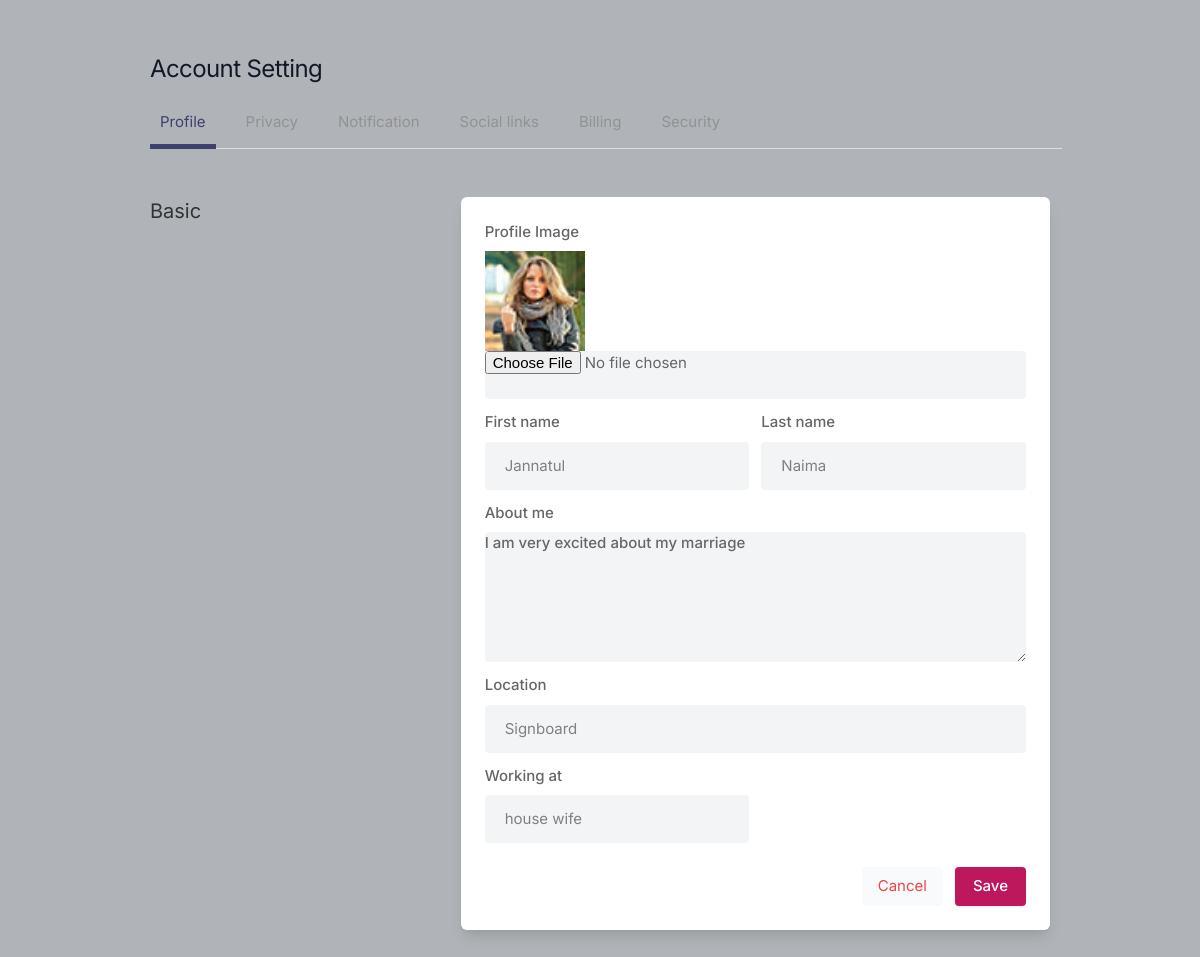
Page /settings (signed in) on the earlier database version.
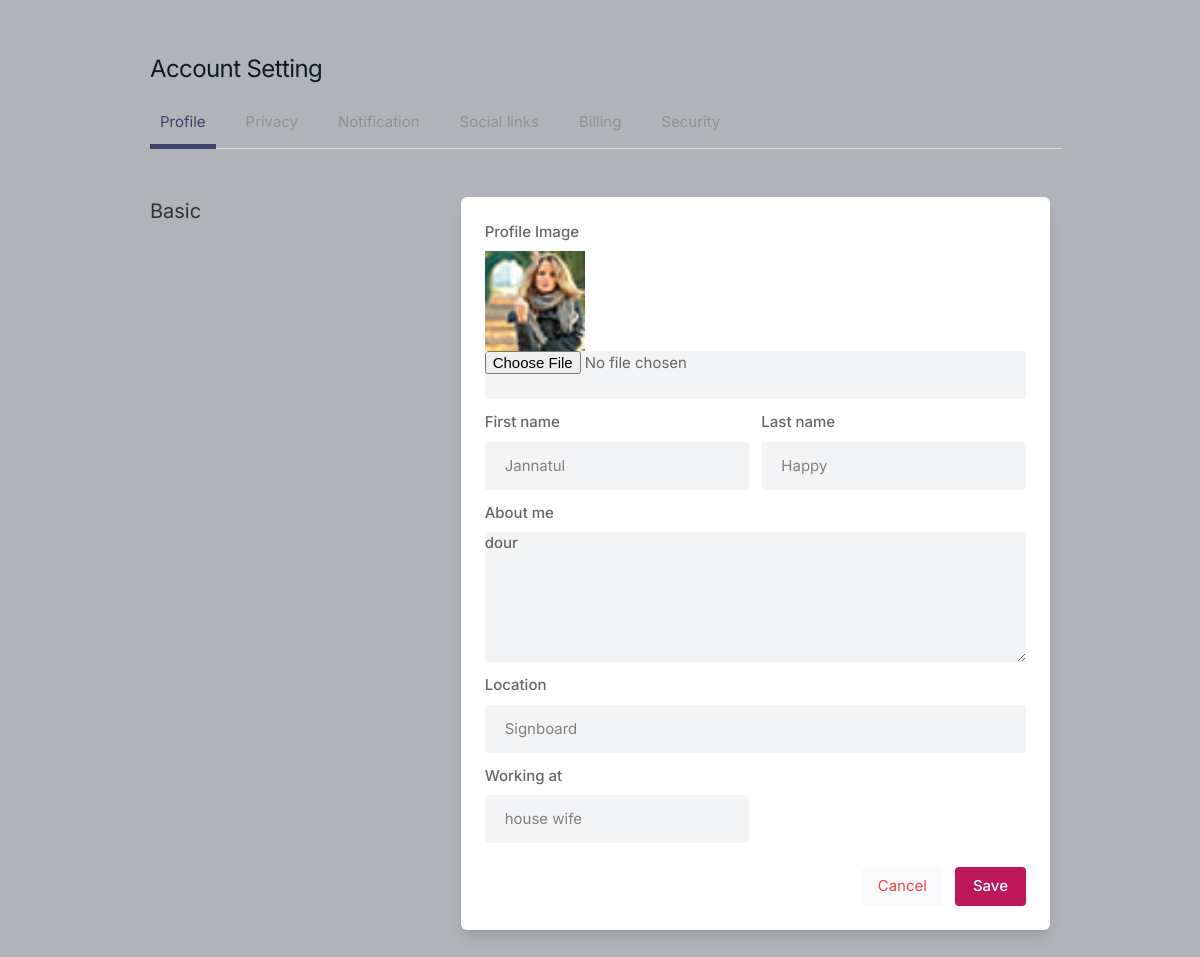
Same page on the later database version.
### core/models.py (models this page shows, shortened)
class CustomUser(AbstractBaseUser,PermissionsMixin,models.Model):
    email = models.EmailField(max_length=100,unique=True,primary_key = True)
    user_name = models.CharField(max_length=100,unique=True)
    profileimg = models.ImageField(upload_to="profile_img",default="blank-profile-picture.png")
    password = models.CharField(max_length = 100)
    first_name = models.CharField(max_length=20,blank=True,null=True)
    last_name = models.CharField(max_length=20,blank=True,null=True)
    bio = models.CharField(max_length=100,blank=True,null=True)
    location = models.CharField(max_length=50,blank=True,null=True)
    occupation = models.CharField(max_length=20,blank=True,null=True)
    relationship = models.CharField(max_length=20,blank=True,null=True)
    has_joined = models.DateField(default = datetime.now)
    is_active = models.BooleanField(default=True)
    is_superuser = models.BooleanField(default=False)
    is_staff = models.BooleanField(default=False)
    USERNAME_FIELD = 'email'
    REQUIRED_FIELDS = []
    objects = CustomUserManager()
    class Meta(AbstractBaseUser.Meta):
        verbose_name = 'User'
        verbose_name_plural = 'Users'

### core/views.py (the view, shortened to what this page needs)
# urls.py: path('settings',views.settings,name='settings'),
@login_required(login_url='signin')
def settings(request):
    user_obj = CustomUser.objects.get(email = request.user.email)
    return render(request,'setting.html',{"user_obj":user_obj})

### templates/setting.html (shortened to what this page needs)
{% load static %}
<!DOCTYPE html>
<html lang="en">
<head>
    <link rel="stylesheet" href="{% static 'assets/css/icons.css' %}">
    <link rel="stylesheet" href="{% static 'assets/css/uikit.css' %}">
    <link rel="stylesheet" href="{% static 'assets/css/style.css' %}">
    <link rel="stylesheet" href="{% static 'assets/css/tailwind.css' %}">
</head>
<body>
            <div class="container m-auto">
                <h1 class="text-2xl leading-none text-gray-900 tracking-tight mt-3"> Account Setting </h1>
                <ul class="mt-5 -mr-3 flex-nowrap lg:overflow-hidden overflow-x-scroll uk-tab">
                    <li class="uk-active"><a href="#">Profile</a></li>
                    <li><a href="#">Privacy</a></li>
                    <li><a href="#">Notification</a></li>
                    <li><a href="#">Social links</a></li>
                    <li><a href="#">Billing</a></li>
                    <li><a href="#">Security</a></li>
                </ul>
                <div class="grid lg:grid-cols-3 mt-12 gap-8">
                    <div>
                        <h3 class="text-xl mb-2"> Basic</h3>
                    </div>
                    <div class="bg-white rounded-md lg:shadow-lg shadow col-span-2">
                        <form action="settings" method="POST" enctype="multipart/form-data">
                            <div class="grid grid-cols-2 gap-3 lg:p-6 p-4">
                                <div class="col-span-2">
                                    <label for=""> Profile Image</label>
                                    <img width="100" height="100" src="{{user_obj.profileimg.url}}" alt="no Picture" >
                                    <input type="file" name="image" class="shadow-none bg-gray-100">
                                </div>
                                 <div>
                                        <label for=""> First name</label>
                                        <input type="text" name="fname" value="{{user_obj.first_name}}" placeholder="First name" class="shadow-none bg-gray-100">
                                </div>
                                <div>
                                    <label for=""> Last name</label>
                                    <input type="text" name="lname" placeholder="Last name" value="{{user_obj.last_name}}" class="shadow-none bg-gray-100">
                                </div>
                                <div class="col-span-2">
                                        <label for="about">About me</label>
                                        <textarea id="about" name="bio" rows="2"  class="shadow-none bg-gray-100">{{user_obj.bio}}</textarea>
                                    </div>
                                    <div class="col-span-2">
                                        <label for=""> Location</label>
                                        <input type="text" name ="location" placeholder="Location" value="{{user_obj.location}}" class="shadow-none bg-gray-100">
                                    </div>
                                    <div>
                                    <label for=""> Working at</label>
                                    <input type="text" name="occupation" placeholder="Occupations" value="{{user_obj.occupation}}" class="shadow-none bg-gray-100">
                                    </div>
                            </div>
                            <div class="bg-gray-10 p-6 pt-0 flex justify-end space-x-3">
                                <button class="p-2 px-4 rounded bg-gray-50 text-red-500"> Cancel </button>
                                <button type="submit" class="button bg-blue-700"> Save </button>
                            </div>
                        </form>
                    </div>
                    <br>
                </div>
            </div>
</body>
</html>

### static/assets/css/style.css (style rules this page uses)
body { background-color: #B0B3B8!important; }
button { vertical-align: middle; }
span.button, button.button { background-color: #be185d; top: 0; color: #fff; position: relative; padding: 8px 18px; line-height: 22px; position: relative; font-weight: 500; font-size: 15px; display: inline-block; -webkit-transition: all 0.2s ease-in-out; transition: all 0.2s ease-in-out; cursor: pointer; overflow: hidden; border: none; border-radius: 4px; -webkit-box-shadow: 0 1px 3px rgba(0, 0, 0, 0.1); box-shadow: 0 1px 3px rgba(0, 0, 0, 0.1); }
input { height: 48px; line-height: 48px; padding: 0 20px; outline: none; font-size: 15px; color: #808080; max-width: 100%; width: 100%; -webkit-box-sizing: border-box; box-sizing: border-box; display: block; font-weight: 400; opacity: 1; border-radius: 4px; border: none; -webkit-box-shadow: 0 1px 4px 0px rgba(0, 0, 0, 0.12); box-shadow: 0 1px 4px 0px rgba(0, 0, 0, 0.12); }
input[type="text"], input[type="password"], input[type="email"], input[type="number"] { height: 48px; line-height: 48px; padding: 0 20px; outline: none; font-size: 15px; color: #808080; max-width: 100%; width: 100%; -webkit-box-sizing: border-box; box-sizing: border-box; display: block; font-weight: 400; opacity: 1; border-radius: 4px; border: none; -webkit-box-shadow: 0 1px 4px 0px rgba(0, 0, 0, 0.12); box-shadow: 0 1px 4px 0px rgba(0, 0, 0, 0.12); }
textarea { height: 48px; line-height: 48px; padding: 0 20px; outline: none; font-size: 15px; color: #808080; margin: 0 0 16px 0; max-width: 100%; width: 100%; -webkit-box-sizing: border-box; box-sizing: border-box; display: block; background-color: #fff; font-weight: 500; opacity: 1; border-radius: 4px; border: none; -webkit-box-shadow: 0 1px 4px 0px rgba(0, 0, 0, 0.12); box-shadow: 0 1px 4px 0px rgba(0, 0, 0, 0.12); }
input { -webkit-transition: all 0.1s ease-in-out; transition: all 0.1s ease-in-out; }
::placeholder { color: #808080; opacity: 1; }
textarea { height: auto; line-height: 27px; padding: 20px; min-height: 130px; -webkit-transition: none !important; transition: none !important; min-width: 100%; }
label, legend { display: block; font-weight: bold; font-size: 15px; font-weight: 500; margin-bottom: 8px; }
button { border: none; margin: 0; padding: 0; width: auto; overflow: visible; background: transparent; color: inherit; font: inherit; line-height: normal; cursor: pointer; }
a { color: #be185d; -webkit-transition: 0.3s; transition: 0.3s; outline: none !important; }
button { outline: none !important; }
img { max-width: 100%; }
body { color: #666; font-size: 15px; line-height: 27px; background-color: #f0f2f5; font-family: "Inter", sans-serif; text-transform: none; }
h1, h2, h3, h4, h5, h6 { font-family: "Inter", sans-serif; text-transform: none; }
input[type="text"], input[type="password"], input[type="email"] { font-family: "Inter", sans-serif; text-transform: none; }
textarea, select { font-family: "Inter", sans-serif; text-transform: none; }
button, body .pac-container { font-family: "Inter", sans-serif; text-transform: none; }
h1, h2, h3, h4, h5, h6 { color: #333; font-weight: 500; margin: 0; padding: 0; }
h1 { font-size: 32px; }
h3 { font-size: 22px; }
@media (min-width: 1024px) { .container { max-width: 900px !important; padding-top: 45px; } }
.shadow-none { -webkit-box-shadow: none !important; box-shadow: none !important; }

Differences in the rows shown:
changed CustomUser "Jannatul": profileimg: a different picture; lname "Naima" → "Happy"; bio "I am very excited about my marriage" → "dour"
